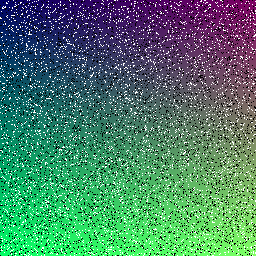
#> input picture ProcessamentoImagens/2️ - Filtros de Suavização e Redução de Ruído/imagem2.jpg, 256 x 256 px
$ python media.py
#> lines starting #> are read from the running program, lines starting #| are printed output that depends on the picture
#> further down, imagem is the input picture: PIL image 256x256 RGB; mean R, G, B 74.2, 126.5, 104
from PIL import Image
import numpy as np

def filtro_media(imagem_np):

    altura, largura, canais = imagem_np.shape
#> altura = 256; largura = 256; canais = 3
    imagem_suavizada = np.zeros_like(imagem_np)

    for y in range(1, altura - 1):
        for x in range(1, largura - 1):
            for c in range(canais):
                vizinhos = imagem_np[y-1:y+2, x-1:x+2, c]
                media = np.mean(vizinhos)
                imagem_suavizada[y, x, c] = int(media)
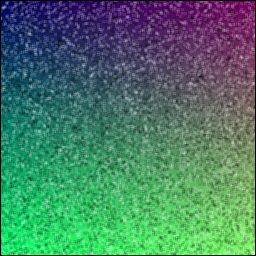
#> imagem_suavizada: shape (256, 256, 3); mean R, G, B 72.6, 124.2, 102

    return imagem_suavizada

imagem = Image.open("imagem2.jpg").convert("RGB")
imagem_np = np.array(imagem)

imagem_filtrada_np = filtro_media(imagem_np)

imagem_filtrada = Image.fromarray(imagem_filtrada_np)
imagem_filtrada.save("imagem2modificada.jpg")
